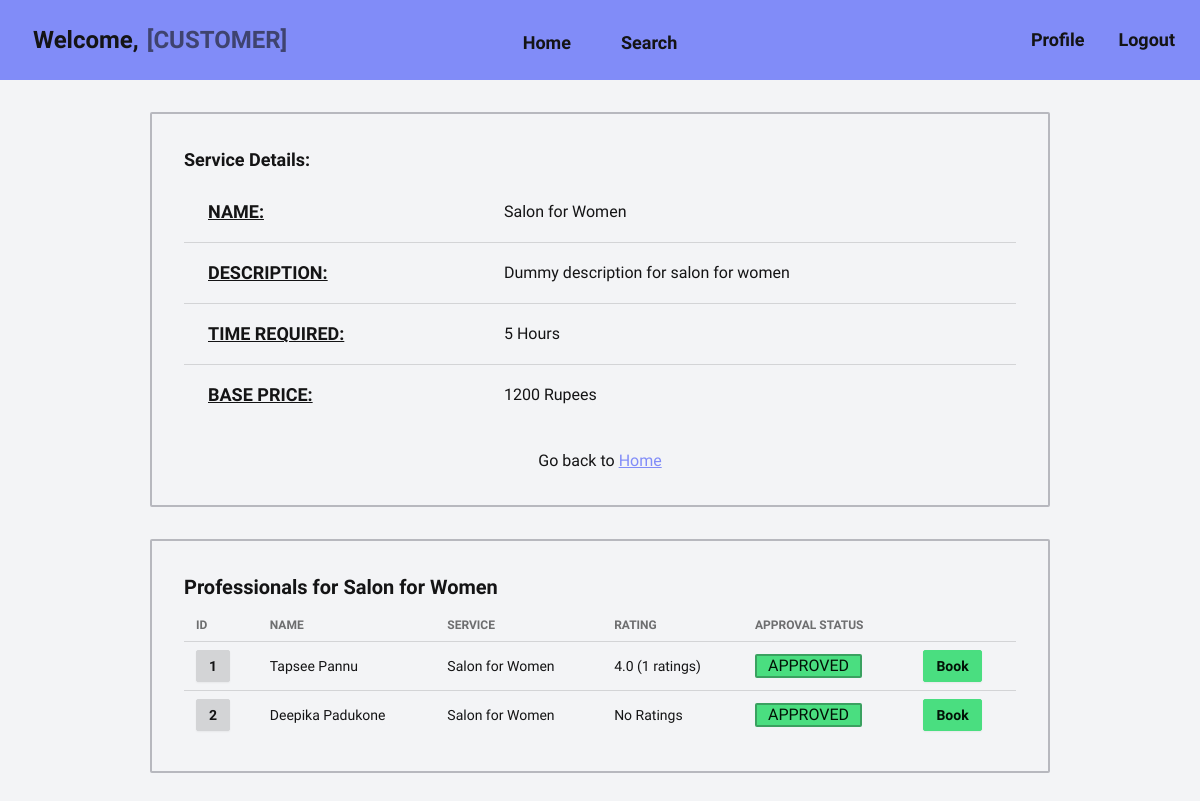
Page /customer/2/service/2 on the committed database.
### models.py (models this page shows, shortened)
class Service(db.Model):
    __tablename__ = 'service'
    id: Mapped[int] = mapped_column(
        Integer, primary_key=True, autoincrement="auto")
    name: Mapped[str] = mapped_column(String(200))
    price: Mapped[int] = mapped_column(Integer)
    timereq: Mapped[Optional[int]] = mapped_column(Integer)  # in hours
    description: Mapped[str] = mapped_column(Text)
    professionals: Mapped[List["Professional"]
                          ] = relationship(back_populates="service")
    created: Mapped[Optional[datetime]] = mapped_column(
        DateTime, server_default=func.now())
    updated: Mapped[Optional[datetime]] = mapped_column(
        DateTime, default=func.now(), onupdate=func.now())

class Professional(db.Model):
    __tablename__ = 'professional'
    id: Mapped[int] = mapped_column(
        Integer, primary_key=True, autoincrement="auto")
    user_id: Mapped[int] = mapped_column(ForeignKey("user.id"))
    user: Mapped["User"] = relationship(cascade="all,delete")
    contact: Mapped[str] = mapped_column(String(10), unique=True)
    address: Mapped[str] = mapped_column(Text)
    pincode: Mapped[str] = mapped_column(String(6))
    experience: Mapped[int] = mapped_column(Integer)
    description: Mapped[str] = mapped_column(Text)
    approval: Mapped[Optional[str]] = mapped_column(String, default="PENDING")
    service_id: Mapped[int] = mapped_column(ForeignKey("service.id"))
    service: Mapped["Service"] = relationship(back_populates="professionals")
    created: Mapped[Optional[datetime]] = mapped_column(
        DateTime, server_default=func.now())
    updated: Mapped[Optional[datetime]] = mapped_column(
        DateTime, default=func.now(), onupdate=func.now())
    def get_avg_rating(self):
        sql = select(func.avg(ServiceRequest.rating), func.count()).where(
            ServiceRequest.service_id == self.service_id,
            ServiceRequest.professional_id == self.id,
            ServiceRequest.status == "CLOSED"
        ).group_by(ServiceRequest.service_id)
        result = db.session.execute(sql).first()
        if not result:
            return "No Ratings"
        avg, count = result
        return f"{round(avg, 2)} ({count} ratings)"
    def get_avg_float(self):
        sql = select(func.avg(ServiceRequest.rating)).where(
            ServiceRequest.service_id == self.service_id,
            ServiceRequest.professional_id == self.id,
            ServiceRequest.status == "CLOSED"
        ).group_by(ServiceRequest.service_id)
        result = db.session.execute(sql).first()
        print(result)
        if not result:
            return 0
        return result[0]

class User(db.Model, UserMixin):
    __tablename__ = 'user'
    id: Mapped[int] = mapped_column(
        Integer, primary_key=True, autoincrement="auto")
    fullname: Mapped[str] = mapped_column(String(200))
    username: Mapped[str] = mapped_column(String(30), unique=True)
    email: Mapped[str] = mapped_column(String(200), unique=True)
    password: Mapped[str] = mapped_column(String(40))
    role: Mapped[str] = mapped_column(String(200))

### views.py (the view)
@app.route("/customer/<cust_id>/service/<service_id>")
def customer_service_details(cust_id, service_id):
    service = get_with_id(Service, service_id)
    customer = get_with_id(Customer, cust_id)
    if not (service and customer):
        return redirect(url_for("not_found"))
    profs = service.professionals
    def prof_sort(prof):
        return prof.get_avg_float()
    profs.sort(key=prof_sort, reverse=True)
    return render_template(
        "customer/service/details.html",
        service=service,
        customer=customer,
        professionals=profs,
    )

### models.py (called while the page is built)
def get_with_id(model, pkid):
    sql = select(model).where(model.id == pkid)
    result = db.session.scalars(sql).first()
    return result

### templates/customer/service/details.html (shortened to what this page needs)
{% extends "base/customer/loggedin.html" %}
{% block content %}
<section class="card rounded-sm w-3/4 border-2 border-primary-content/25">
    <span class="card-body">
        {% if service %}
        <h2 class="card-title text-lg">Service Details:</h2>
        <table class="table table-lg">
            <tbody>
                <tr>
                    <td class="text-lg font-bold underline">NAME:</td>
                    <td>{{ service.name }}</td>
                </tr>
                <tr>
                    <td class="text-lg font-bold underline">DESCRIPTION:</td>
                    <td>{{ service.description }}</td>
                </tr>
                <tr>
                    <td class="text-lg font-bold underline">TIME REQUIRED:</td>
                    <td>{{ service.timereq }} Hours</td>
                </tr>
                <tr>
                    <td class="text-lg font-bold underline">BASE PRICE:</td>
                    <td>{{ service.price }} Rupees</td>
                </tr>
            </tbody>
        </table>
        {% else %}
        <p class="text-center text-lg font-bold">Requested service not found</p>
        {% endif %}
        <p class="text-center mt-4">
            Go back to <a href="{{ url_for('customer_home', user_id=current_user.id) }}" class="link link-primary">Home</a>
        </p>
</section>
{% include "customer/service/packages.html" %}
{% endblock %}

### templates/customer/service/packages.html
<section class="card rounded-sm w-3/4 border-2 border-primary-content/25">
  <div class="card-body">
    <h2 class="text-xl font-semibold">Professionals for {{service.name}}</h2>
    <table class="table table-sm">
      <thead>
        <tr>
          <th>ID</th>
          <th>NAME</th>
          <th>SERVICE</th>
          <th>RATING</th>
          <th>APPROVAL STATUS</th>
        </tr>
      </thead>
      <tbody>
        {% for prof in professionals %}
        <tr>
          <td>
            <a href="{{ url_for('customer_prof_details', cust_id=customer.id, prof_id=prof.id) }}">
              <button class="btn btn-sm">{{ prof.id }}</button>
            </a>
          </td>
          <td>{{ prof.user.fullname }}</td>
          <td>{{ prof.service.name }}</td>
          <td>{{ prof.get_avg_rating() }}</td>
          <td>
            {% if prof.approval == "PENDING" %}
            <span class="badge badge-lg border-dashed">{{ prof.approval }}</span>
            {% elif prof.approval == "REJECTED" %}
            <span class="badge badge-lg badge-error">{{ prof.approval }}</span>
            {% else %}
            <span class="badge badge-lg badge-success">{{ prof.approval }}</span>
            {% endif %}
          </td>
          <td>
            <span>
              <a
                href="{{ url_for('customer_service_book', cust_id=customer.id, service_id=service.id, prof_id=prof.id) }}">
                <button class="btn btn-sm btn-success">Book</button>
              </a>
            </span>
          </td>
        </tr>
        {% else %}
        <tr>
          <td colspan="7" class="text-center font-bold text-error-content text-lg">No Professionals Found</td>
        </tr>
        {% endfor %}
      </tbody>
    </table>
  </div>
</section>

### rows in the picture
Service: name "Salon for Women", description "Dummy description for salon for women", timereq "5", price "1200"
Professional: id "1", user.fullname "Tapsee Pannu", service.name "Salon for Women", get_avg_rating "4.0 (1 ratings)", approval "APPROVED"
Professional: id "2", user.fullname "Deepika Padukone", service.name "Salon for Women", get_avg_rating "No Ratings", approval "APPROVED"
